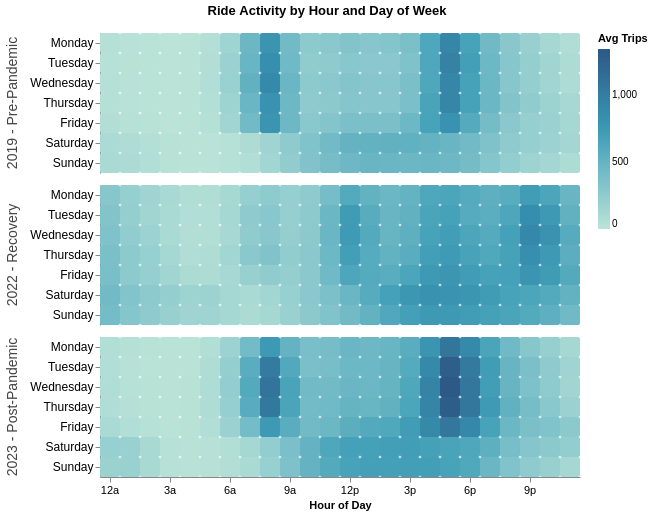

Write notebook code for a chart like this one.
### Markdown cell above
### Chart

### Code cell
DAY_ORDER = ['Monday', 'Tuesday', 'Wednesday', 'Thursday', 'Friday', 'Saturday', 'Sunday']
LABEL_ORDER = [PERIOD_LABELS[p] for p in ['Pre-Pandemic (2019)', 'Post-Pandemic (2022)', 'Post-Pandemic (2023)']]

global_max = viz2['avg_trips'].max()

base = alt.Chart(viz2).mark_rect(
    cornerRadius=2
).encode(
    x=alt.X('hour:O',
            title='Hour of Day',
            axis=alt.Axis(
                labelAngle=0,
                values=list(range(0, 24, 3)),
                labelExpr=(
                    "datum.value === 0 ? '12a' : "
                    "datum.value < 12 ? datum.value + 'a' : "
                    "datum.value === 12 ? '12p' : "
                    "(datum.value - 12) + 'p'"
                )
            )),
    y=alt.Y('day_of_week:O',
            sort=DAY_ORDER,
            title=None,
            axis=alt.Axis(labelFontSize=12)),
    color=alt.Color('avg_trips:Q',
                    title='Avg Trips',
                    scale=alt.Scale(
                        domainMin=0,
                        domainMax=global_max,
                        scheme='tealblues'
                    ),
                    legend=alt.Legend(
                        orient='right',
                        gradientLength=180,
                        gradientThickness=12,
                        titleFontSize=11,
                        labelFontSize=10,
                    )),
    tooltip=[
        alt.Tooltip('day_of_week:N', title='Day'),
        alt.Tooltip('hour:O',        title='Hour'),
        alt.Tooltip('avg_trips:Q',   title='Avg Trips',   format='.0f'),
        alt.Tooltip('total_trips:Q', title='Total Trips',  format=','),
    ]
)

viz2_chart = base.facet(
    row=alt.Row(
        'year_label:N',
        sort=LABEL_ORDER,
        title=None,
        header=alt.Header(
            labelFontSize=14,
            labelFontWeight='normal',
            labelColor='#444',
            labelPadding=10,
        )
    )
).resolve_scale(
    color='shared'
).properties(
    title=alt.TitleParams(
        text='Ride Activity by Hour and Day of Week',
        anchor='middle',
        offset=15,
    )
).configure_view(
    stroke=None,
).configure_axis(
    grid=False,
    labelFontSize=11,
    titleFontSize=11,
).configure_facet(
    spacing=12
)

viz2_chart.display()

### Figure 1 — Vega-Lite specification as saved in the notebook (floating-point values rounded to 4 significant figures; data arrays with more than 128 entries replaced by an {"elided": "..."} marker saying what was removed)
{"config": {"view": {"continuousWidth": 300, "continuousHeight": 300, "stroke": null}, "axis": {"grid": false, "labelFontSize": 11, "titleFontSize": 11}, "facet": {"spacing": 12}}, "data": {"name": "data-4b8c120ff9525178cd8a880d58c09d9e"}, "facet": {"row": {"field": "year_label", "header": {"labelColor": "#444", "labelFontSize": 14, "labelFontWeight": "normal", "labelPadding": 10}, "sort": ["2019 - Pre-Pandemic", "2022 - Recovery", "2023 - Post-Pandemic"], "title": null, "type": "nominal"}}, "spec": {"mark": {"type": "rect", "cornerRadius": 2}, "encoding": {"color": {"field": "avg_trips", "legend": {"gradientLength": 180, "gradientThickness": 12, "labelFontSize": 10, "orient": "right", "titleFontSize": 11}, "scale": {"domainMax": 1340.0, "domainMin": 0, "scheme": "tealblues"}, "title": "Avg Trips", "type": "quantitative"}, "tooltip": [{"field": "day_of_week", "title": "Day", "type": "nominal"}, {"field": "hour", "title": "Hour", "type": "ordinal"}, {"field": "avg_trips", "format": ".0f", "title": "Avg Trips", "type": "quantitative"}, {"field": "total_trips", "format": ",", "title": "Total Trips", "type": "quantitative"}], "x": {"axis": {"labelAngle": 0, "labelExpr": "datum.value === 0 ? '12a' : datum.value < 12 ? datum.value + 'a' : datum.value === 12 ? '12p' : (datum.value - 12) + 'p'", "values": [0, 3, 6, 9, 12, 15, 18, 21]}, "field": "hour", "title": "Hour of Day", "type": "ordinal"}, "y": {"axis": {"labelFontSize": 12}, "field": "day_of_week", "sort": ["Monday", "Tuesday", "Wednesday", "Thursday", "Friday", "Saturday", "Sunday"], "title": null, "type": "ordinal"}}}, "resolve": {"scale": {"color": "shared"}}, "title": {"text": "Ride Activity by Hour and Day of Week", "anchor": "middle", "offset": 15}, "$schema": "https://vega.github.io/schema/vega-lite/v6.1.0.json", "datasets": {"data-4b8c120ff9525178cd8a880d58c09d9e": {"elided": "504 records"}}}
